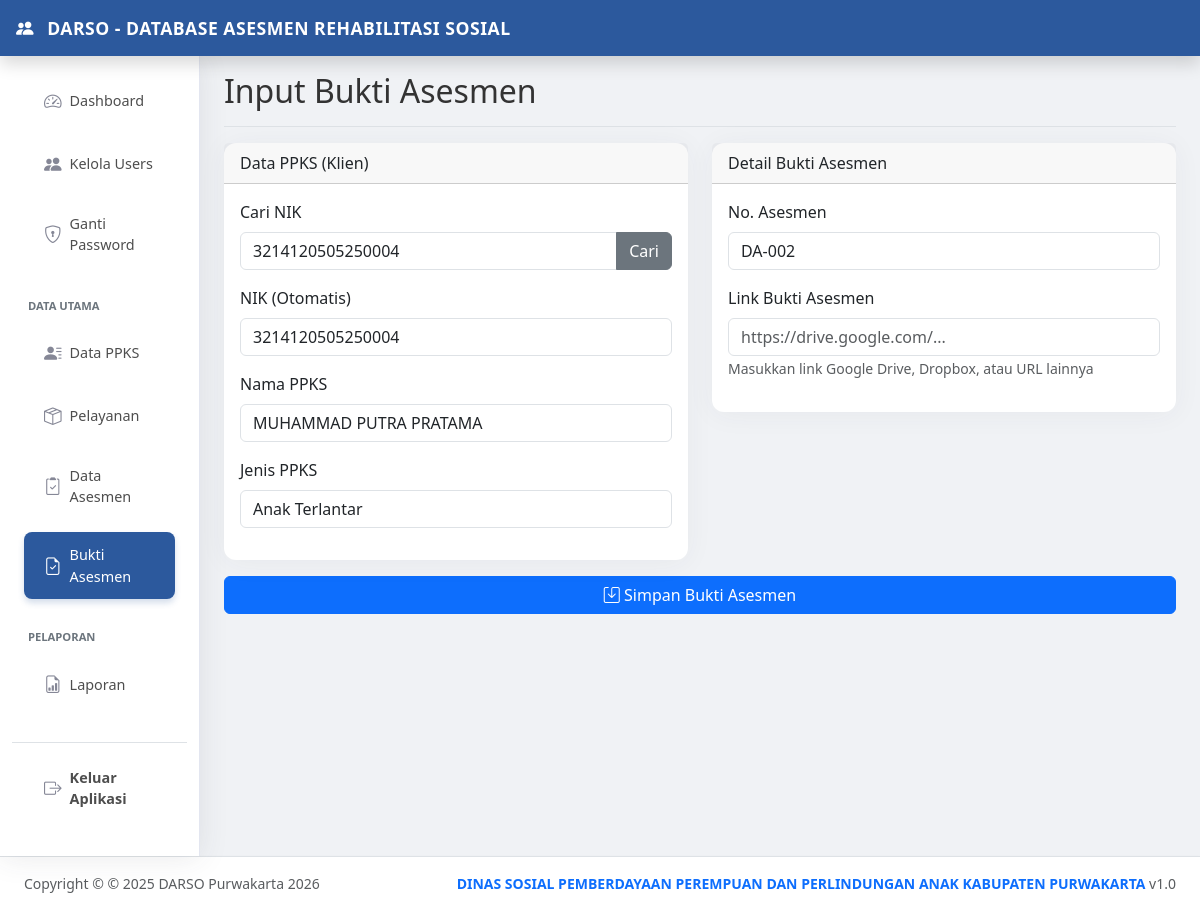
Page /bukti-asesmen/tambah-data.php?no=DA-002 (signed in) on the committed database.
### tables this page shows
CREATE TABLE `tbl_asesmen` (
  `no_asesmen` varchar(20) NOT NULL,
  `tgl_asesmen` date NOT NULL,
  `nik` varchar(16) NOT NULL,
  `petugas_asesmen` varchar(100) NOT NULL,
  `kondisi_ppks` text NOT NULL,
  `layanan_dibutuhkan` text DEFAULT NULL,
  `link_bukti` varchar(500) DEFAULT NULL
);

CREATE TABLE `tbl_ppks` (
  `nik` varchar(16) NOT NULL,
  `nama_ppks` varchar(100) NOT NULL,
  `tgl_lahir` date NOT NULL,
  `jk` enum('L','P') NOT NULL,
  `alamat` text NOT NULL,
  `jenis_ppks` varchar(50) NOT NULL
);

### bukti-asesmen/tambah-data.php (the view, shortened to what this page needs)
<?php
require '../templates/header.php';
require '../templates/sidebar.php';
$editMode = false;
$existingData = null;
if(isset($_GET['no'])) {
    $no_asesmen = mysqli_real_escape_string($koneksi, $_GET['no']);
    $q = mysqli_query($koneksi, "SELECT a.*, p.nama_ppks, p.jenis_ppks
                                 FROM tbl_asesmen a
                                 INNER JOIN tbl_ppks p ON a.nik = p.nik
                                 WHERE a.no_asesmen = '$no_asesmen'");
    if(mysqli_num_rows($q) > 0){
        $existingData = mysqli_fetch_assoc($q);
        $editMode = true;
    }
}
?>
<main class="col-md-9 ms-sm-auto col-lg-10 px-md-4 min-vh-100">
  <div class="d-flex justify-content-between flex-wrap flex-md-nowrap align-items-center pt-3 pb-2 mb-3 border-bottom">
    <h1 class="h2">Input Bukti Asesmen</h1>
  </div>
  <form action="proses-data.php" method="POST">
    <div class="row">
        <div class="col-md-6">
            <div class="card mb-3">
                <div class="card-header">Data PPKS (Klien)</div>
                <div class="card-body">
                    <div class="mb-3">
                        <label class="form-label">Cari NIK</label>
                        <div class="input-group">
                            <input type="text" id="cari_nik" class="form-control" placeholder="Masukkan NIK" value="<?= $editMode ? $existingData['nik'] : '' ?>">
                            <button class="btn btn-secondary" type="button" id="btnCari">Cari</button>
                        </div>
                    </div>
                    <div class="mb-3">
                        <label class="form-label">NIK (Otomatis)</label>
                        <input type="text" name="nik" id="hasil_nik" class="form-control" readonly required value="<?= $editMode ? $existingData['nik'] : '' ?>">
                    </div>
                    <div class="mb-3">
                        <label class="form-label">Nama PPKS</label>
                        <input type="text" id="hasil_nama" class="form-control" readonly value="<?= $editMode ? $existingData['nama_ppks'] : '' ?>">
                    </div>
                    <div class="mb-3">
                        <label class="form-label">Jenis PPKS</label>
                        <input type="text" id="hasil_jenis" class="form-control" readonly value="<?= $editMode ? $existingData['jenis_ppks'] : '' ?>">
                    </div>
                </div>
            </div>
        </div>
        <div class="col-md-6">
            <div class="card mb-3">
                <div class="card-header">Detail Bukti Asesmen</div>
                <div class="card-body">
                    <div class="mb-3">
                        <label class="form-label">No. Asesmen</label>
                        <input type="text" id="hasil_no_asesmen" name="no_asesmen" class="form-control" readonly required value="<?= $editMode ? $existingData['no_asesmen'] : '' ?>">
                    </div>
                    <div class="mb-3">
                        <label class="form-label">Link Bukti Asesmen</label>
                        <input type="url" name="link_bukti" class="form-control" placeholder="https://drive.google.com/..." value="<?= $editMode ? ($existingData['link_bukti'] ?? '') : '' ?>" required>
                        <small class="text-muted">Masukkan link Google Drive, Dropbox, atau URL lainnya</small>
                    </div>
                </div>
            </div>
        </div>
    </div>
    <button type="submit" name="simpan" class="btn btn-primary w-100"><i class="bi bi-save"></i> Simpan Bukti Asesmen</button>
  </form>
</main>
<?php require '../templates/footer.php'; ?>

### templates/header.php (style rules this page uses)
:root { color-scheme: light !important; var(--warna-utama): #2c599d; var(--warna-hover): #1e3d6b; }
body { background-color: #f0f2f5 !important; color: #333 !important; }
.card { border: none !important; border-radius: 12px !important; box-shadow: 0 0.15rem 1.75rem 0 rgba(58, 59, 69, 0.05) !important; }

### rows in the picture
tbl_asesmen: nik "3214120505250004", nik.nama_ppks "MUHAMMAD PUTRA PRATAMA", nik.jenis_ppks "Anak Terlantar", no_asesmen "DA-002"
